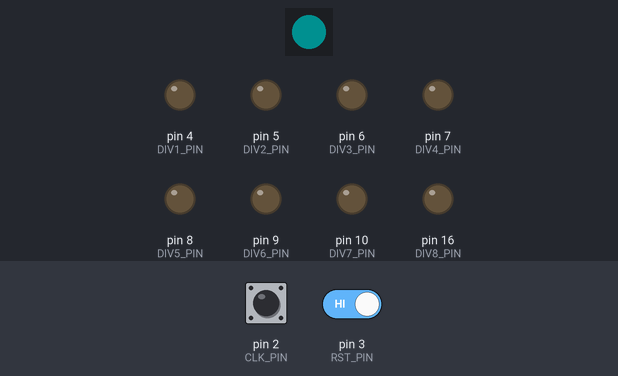
Bench run of a program on a simulated SparkFun Pro Micro, built with avr-gcc and run on an emulated ATmega32U4. Shown: 1 RGB LEDs in strip order, left to right, output pins drawn as LEDs (lit = HIGH). Dashed ring = blinking. The inputs (shaded band) are chosen by the test bench; at power-on: pin 2 (CLK_PIN) HIGH, pin 3 (RST_PIN) HIGH. Dim RGB values are drawn brighter than linear; colours are those a GRB WS2812 strip shows for the declared byte order.

Above: at 1.2 s.
1.3 s: pin 2 (CLK_PIN) driven LOW
At 2.5 s:
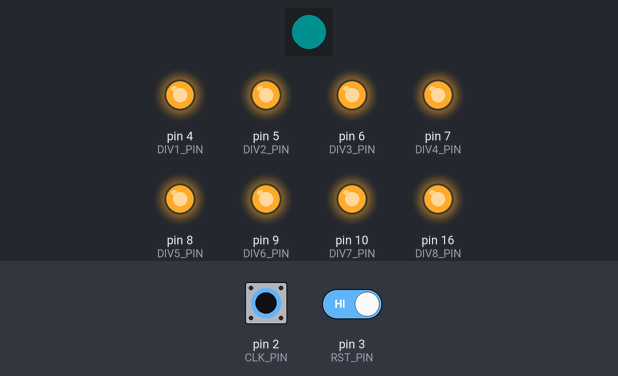
2.8 s: pin 2 (CLK_PIN) driven HIGH
At 3.7 s:
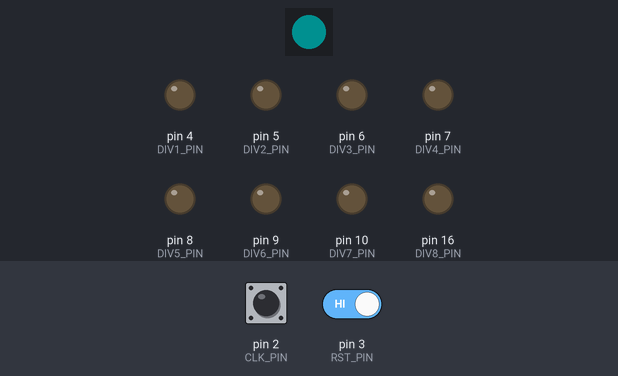
4.3 s: pin 2 (CLK_PIN) pulsed LOW 5 times (0.12 s each, 0.3 s apart)
At 4.66 s:
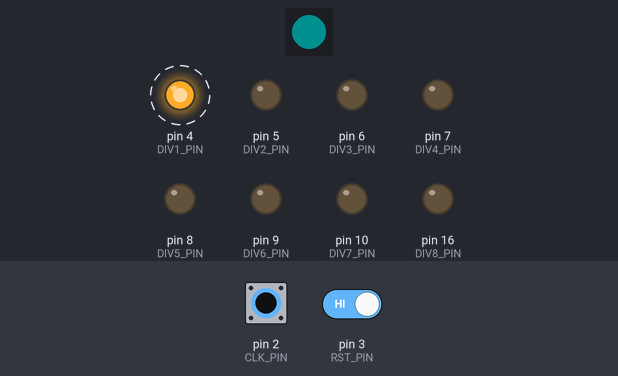
7.3 s: pin 2 (CLK_PIN) driven LOW
At 8.3 s:
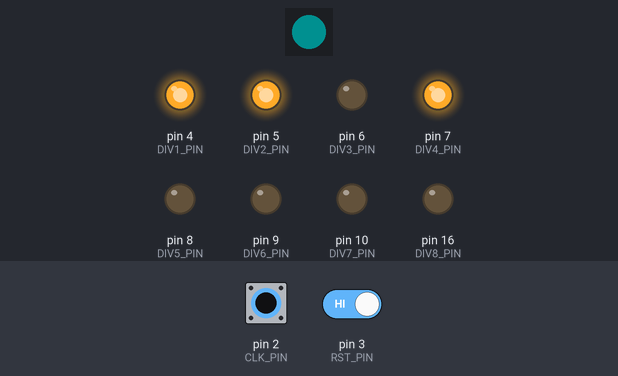
8.8 s: pin 3 (RST_PIN) driven LOW
At 9.4 s:
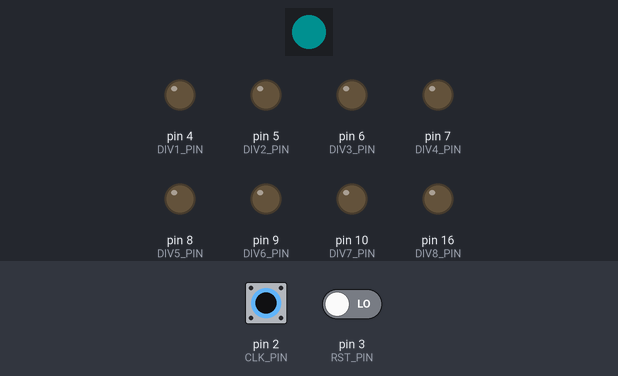
Timing chart, 0 to 11.3 s (numbered marks = the images above; inputs shaded):
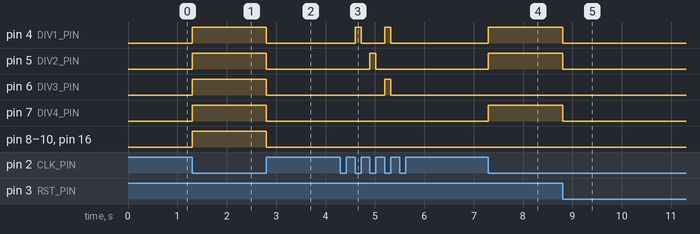

Measured:
- after the input at 1.3 s, pin 4 (DIV1_PIN), pin 5 (DIV2_PIN), pin 6 (DIV3_PIN), pin 7 (DIV4_PIN), pin 8 (DIV5_PIN), pin 9 (DIV6_PIN), pin 10 (DIV7_PIN), pin 16 (DIV8_PIN): LOW → HIGH at once
- after the input at 2.8 s, pin 4 (DIV1_PIN), pin 5 (DIV2_PIN), pin 6 (DIV3_PIN), pin 7 (DIV4_PIN), pin 8 (DIV5_PIN), pin 9 (DIV6_PIN), pin 10 (DIV7_PIN), pin 16 (DIV8_PIN): HIGH → LOW at once
- after the input at 4.3 s, pin 4 (DIV1_PIN): alternates HIGH for 0.12 s and LOW for 0.48 s, 4 changes in all, then stays LOW, starting after 0.30 s; pin 5 (DIV2_PIN): LOW → HIGH after 0.60 s, → LOW 0.12 s later; pin 6 (DIV3_PIN): LOW → HIGH after 0.90 s, → LOW 0.12 s later
- after the input at 7.3 s, pin 4 (DIV1_PIN), pin 5 (DIV2_PIN), pin 7 (DIV4_PIN): LOW → HIGH at once
- after the input at 8.8 s, pin 4 (DIV1_PIN), pin 5 (DIV2_PIN), pin 7 (DIV4_PIN): HIGH → LOW at once

The program:

main.cpp
```cpp
#include <Arduino.h>
#include <FastLED.h>

// Pins
#define CLK_PIN 2
#define RST_PIN 3

#define DIV1_PIN 4
#define DIV2_PIN 5
#define DIV3_PIN 6
#define DIV4_PIN 7
#define DIV5_PIN 8
#define DIV6_PIN 9
#define DIV7_PIN 10
#define DIV8_PIN 16

#define BTN_PIN 14
#define RGB_PIN 15

#define NUM_LEDS 1

// Output pins
const uint8_t outputPins[8] = {DIV1_PIN, DIV2_PIN, DIV3_PIN, DIV4_PIN,
                               DIV5_PIN, DIV6_PIN, DIV7_PIN, DIV8_PIN};

// Banks
struct Bank {
    CRGB color;
    uint8_t divs[8];
};

const Bank banks[] = {{CRGB::Purple, {2, 3, 4, 6, 8, 12, 16, 24}},
                      {CRGB::Yellow, {2, 3, 4, 6, 8, 12, 16, 24}},
                      {CRGB::Cyan, {2, 3, 4, 6, 8, 12, 16, 24}}};

constexpr uint8_t NUM_BANKS = sizeof(banks) / sizeof(banks[0]);

CRGB rgb[NUM_LEDS];

volatile uint32_t clockCount = 0;
volatile bool resetRequested = false;

uint8_t currentBank = 0;

// ------------------------------------------------------------
// CLOCK INTERRUPT
//
// The 2N3904 input stage inverts the Eurorack clock:
//
// Eurorack HIGH -> Pro Micro LOW
// Eurorack LOW  -> Pro Micro HIGH
//
// Therefore:
//   GPIO LOW  = beginning of clock pulse
//   GPIO HIGH = end of clock pulse
// ------------------------------------------------------------

void clockISR() {
    bool clockHigh = !digitalRead(CLK_PIN);

    if (clockHigh) {
        // Rising edge of the original Eurorack clock
        ++clockCount;

        const Bank &bank = banks[currentBank];

        for (uint8_t i = 0; i < 8; ++i) {
            uint8_t div = bank.divs[i];

            // All divisions fire on clock #1 after reset.
            bool fire = ((clockCount - 1) % div) == 0;

            digitalWrite(outputPins[i], fire ? HIGH : LOW);
        }
    } else {
        // Original Eurorack clock pulse ended.
        // End all generated output pulses.
        for (uint8_t i = 0; i < 8; ++i) {
            digitalWrite(outputPins[i], LOW);
        }
    }
}

// ------------------------------------------------------------
// RESET INTERRUPT
// ------------------------------------------------------------

void resetISR() { resetRequested = true; }

// ------------------------------------------------------------
// SETUP
// ------------------------------------------------------------

void setup() {
    // Inputs
    pinMode(CLK_PIN, INPUT);
    pinMode(RST_PIN, INPUT);
    pinMode(BTN_PIN, INPUT_PULLUP);

    // Divider outputs
    for (uint8_t i = 0; i < 8; ++i) {
        pinMode(outputPins[i], OUTPUT);
        digitalWrite(outputPins[i], LOW);
    }

    // RGB mode LED
    FastLED.addLeds<WS2812B, RGB_PIN, RGB>(rgb, NUM_LEDS);
    FastLED.setBrightness(32);

    rgb[0] = banks[currentBank].color;
    FastLED.show();

    // Both clock edges are required because output pulse width
    // follows the incoming clock pulse width.
    attachInterrupt(digitalPinToInterrupt(CLK_PIN), clockISR, CHANGE);

    // Input transistor inverts reset too, so original rising edge
    // appears as a falling edge at the MCU.
    attachInterrupt(digitalPinToInterrupt(RST_PIN), resetISR, FALLING);
}

// ------------------------------------------------------------
// LOOP
// ------------------------------------------------------------

void loop() {
    if (resetRequested) {
        noInterrupts();

        resetRequested = false;
        clockCount = 0;

        interrupts();

        // Force every divider output low on reset.
        for (uint8_t i = 0; i < 8; ++i) {
            digitalWrite(outputPins[i], LOW);
        }
    }
}
```
